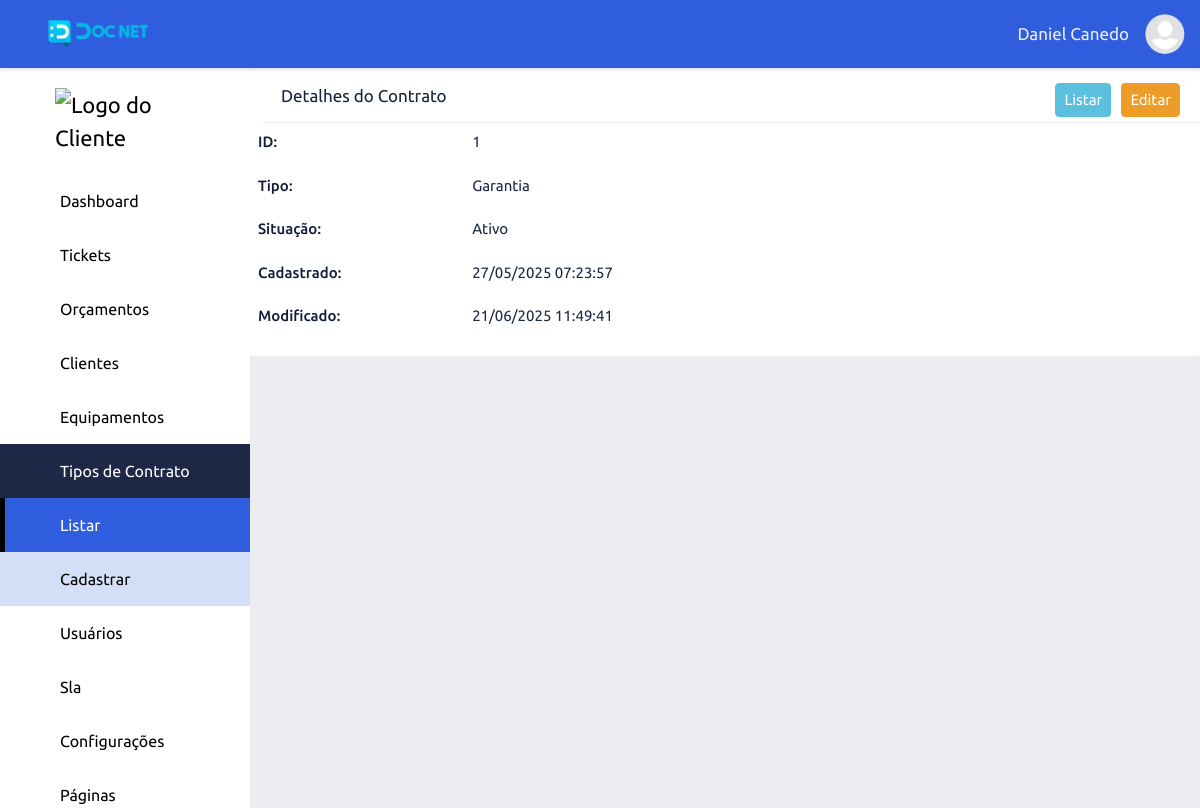
The page /view-contr/index/1 (signed in) on the database its author committed.
### tables this page shows
CREATE TABLE `adms_levels_pages` (
  `id` int NOT NULL,
  `permission` int NOT NULL DEFAULT '2',
  `order_level_page` int NOT NULL,
  `print_menu` int NOT NULL DEFAULT '2' COMMENT '1 - Apresentar no menu, 2 - Não apresentar no menu',
  `dropdown` int NOT NULL DEFAULT '2' COMMENT '1 - Dropdow , 2 - não dropdow',
  `adms_access_level_id` int NOT NULL,
  `adms_page_id` int NOT NULL,
  `adms_items_menu_id` int NOT NULL DEFAULT '1',
  `created` datetime NOT NULL,
  `modified` datetime DEFAULT NULL
);

CREATE TABLE `adms_pages` (
  `id` int NOT NULL,
  `controller` varchar(220) NOT NULL,
  `metodo` varchar(220) NOT NULL,
  `menu_controller` varchar(220) NOT NULL,
  `menu_metodo` varchar(220) NOT NULL,
  `name_page` varchar(220) NOT NULL,
  `publish` int NOT NULL DEFAULT '2',
  `icon` varchar(45) DEFAULT NULL,
  `obs` text,
  `adms_sits_pgs_id` int NOT NULL DEFAULT '2',
  `adms_types_pgs_id` int NOT NULL,
  `adms_groups_pgs_id` int NOT NULL,
  `created` datetime NOT NULL,
  `modified` datetime DEFAULT NULL
);

CREATE TABLE `adms_items_menus` (
  `id` int NOT NULL,
  `name` varchar(220) NOT NULL,
  `icon` varchar(45) NOT NULL,
  `order_item_menu` int NOT NULL,
  `created` datetime NOT NULL,
  `modified` datetime DEFAULT NULL
);

CREATE TABLE `adms_contr` (
  `id` int NOT NULL,
  `name` varchar(220) DEFAULT NULL,
  `sit_cont` int NOT NULL,
  `empresa_id` int NOT NULL,
  `created` datetime NOT NULL,
  `modified` datetime DEFAULT NULL
);

CREATE TABLE `adms_contr_sit` (
  `id` int NOT NULL,
  `name` varchar(45) NOT NULL,
  `created` datetime NOT NULL,
  `modified` datetime DEFAULT NULL
);

### core/ConfigController.php (called while the page is built, shortened)
<?php
class ConfigController extends Config
{
    private string $urlController;
    private string $urlMetodo;
    private string $urlParameter;
    public function __construct()
    {
        if (!empty(filter_input(INPUT_GET, 'url', FILTER_DEFAULT))) {
            $this->url = filter_input(INPUT_GET, 'url', FILTER_DEFAULT);
            $this->urlArray = explode("/", $this->url);
            if (isset($this->urlArray[0])) {
                $this->urlController = $this->slugController($this->urlArray[0]);
            } else {
                $this->urlController = $this->slugController(CONTROLLER);
            }
            if (isset($this->urlArray[1])) {
                $this->urlMetodo = $this->slugMetodo($this->urlArray[1]);
            } else {
                $this->urlMetodo = $this->slugMetodo(METODO);
            }
            if (isset($this->urlArray[2])) {
                $this->urlParameter = $this->urlArray[2];
            } else {
                $this->urlParameter = "";
            }
        } else {
            $this->urlController = $this->slugController(CONTROLLERERRO);
            $this->urlMetodo = $this->slugMetodo(METODO);
            $this->urlParameter = "";
        }
    }
    private function slugController(string $slugController): string
    {
        $this->urlSlugController = $slugController;
        $this->urlSlugController = strtolower($this->urlSlugController);
        $this->urlSlugController = str_replace("-", " ", $this->urlSlugController);
        $this->urlSlugController = ucwords($this->urlSlugController);
        $this->urlSlugController = str_replace(" ", "", $this->urlSlugController);
        return $this->urlSlugController;
    }
    private function slugMetodo(string $urlSlugMetodo): string
    {
        $this->urlSlugMetodo = $this->slugController($urlSlugMetodo);
        $this->urlSlugMetodo = lcfirst($this->urlSlugMetodo);
        return $this->urlSlugMetodo;
    }
    public function loadPage(): void
    {
        $loadPgAdm = new \Core\CarregarPgAdmLevel();
        $loadPgAdm->loadPage($this->urlController, $this->urlMetodo, $this->urlParameter);
    }
}

### index.php (called while the page is built, shortened)
<?php
$home = new Core\ConfigController();
$home->loadPage();

### app/adms/Models/helper/AdmsRead.php (called while the page is built, shortened)
<?php
class AdmsRead extends AdmsConn
{
    private string $select;
    private array $values = [];
    private object $query;
    public function fullRead(string $query, string|null $parseString = null): void
    {
        $this->select = $query;
        if (!empty($parseString)) {
            parse_str($parseString, $this->values);
        }
        $this->exeInstruction();
    }
    private function exeInstruction(): void
    {
        $this->connection();
        try {
            $this->exeParameter();
            $this->query->execute();
            $this->result = $this->query->fetchAll();
        } catch (PDOException $err) {
            $this->result = null;
        }
    }
    private function connection(): void
    {
        $this->conn = $this->connectDb();
        $this->query = $this->conn->prepare($this->select);
        $this->query->setFetchMode(PDO::FETCH_ASSOC);
    }
    private function exeParameter(): void
    {
        if ($this->values) {
            foreach ($this->values as $link => $value) {
                if (($link == 'limit') or ($link == 'offset') or ($link == 'id')) {
                    $value = (int) $value;
                }
                $this->query->bindValue(":{$link}", $value, (is_int($value) ? PDO::PARAM_INT : PDO::PARAM_STR));
            }
        }
    }
}

### app/adms/Models/helper/AdmsConn.php (called while the page is built, shortened)
<?php
abstract class AdmsConn
{
    private string $host = HOST;
    private string $user = USER;
    private string $pass = PASS;
    private string $dbname = DBNAME;
    protected function connectDb(): object
    {
        try {
            $this->connect = new PDO("mysql:host={$this->host};dbname=" . $this->dbname, $this->user, $this->pass);
            return $this->connect;
        } catch (PDOException $err) {
            die("Erro - 001: Por favor tente novamente. Caso o problema persista, entre em contato o administrador " . EMAILADM);
        }
    }
}

### app/adms/Models/helper/AdmsMenu.php (called while the page is built, shortened)
<?php
class AdmsMenu
{
    public function itemMenu(): array|null|bool
    {
        $listMenu = new \App\adms\Models\helper\AdmsRead();
        $listMenu->fullRead(
            "SELECT lev_pag.id AS id_lev_pag, lev_pag.dropdown, lev_pag.adms_page_id,
                        pag.id AS id_pag, pag.menu_controller, pag.menu_metodo, pag.name_page, pag.icon,
                        itm_men.id AS id_itm_men, itm_men.name name_itm_men, itm_men.icon icon_itm_men
                        FROM adms_levels_pages AS lev_pag
                        INNER JOIN adms_pages AS pag ON pag.id=lev_pag.adms_page_id
                        INNER JOIN adms_items_menus AS itm_men ON itm_men.id=lev_pag.adms_items_menu_id
                        WHERE ((lev_pag.adms_access_level_id =:adms_access_level_id)
                        AND (lev_pag.permission = 1))
                        AND print_menu = 1
                        AND adms_sits_pgs_id = 1
                        ORDER BY itm_men.order_item_menu, lev_pag.order_level_page ASC",
            "adms_access_level_id=" . $_SESSION['adms_access_level_id']
        );
        $this->resultBd = $listMenu->getResult();
        if ($this->resultBd) {
            return $this->resultBd;
        } else {
            return false;
        }
    }
}

### app/adms/Models/AdmsViewContr.php (called while the page is built, shortened)
<?php
class AdmsViewContr
{
    public function viewContr(int $id): void
    {
        $this->id = $id;
        $viewContr = new \App\adms\Models\helper\AdmsRead();
        $viewContr->fullRead("SELECT cont.id as id_cont, cont.name as name_cont, sit.name AS situacao, emp.nome_fantasia AS nome_fantasia_emp, cont.created as created, cont.modified  as modified
                FROM adms_contr AS cont
                INNER JOIN adms_emp_principal AS emp ON emp.id=cont.empresa_id
                INNER JOIN adms_contr_sit AS sit ON sit.id=cont.sit_cont
                WHERE cont.id = :cont_id", "cont_id={$this->id}");
    }
}

### app/adms/Views/contratos/viewContr.php (the view, shortened to what this page needs)
<div class="wrapper">
    <div class="row">
        <div class="top-list">
            <span class="title-content">Detalhes do Contrato</span>
            <div class="top-list-right">
                <?php
                if ($this->data['button']['list_contr']) {
                    echo "<a href='" . URLADM . "list-contr/index' class='btn-info'>Listar</a> ";
                }
                if (!empty($this->data['viewContr'])) {
                    if ($this->data['button']['edit_contr']) {
                        echo "<a href='" . URLADM . "edit-contr/index/" . $this->data['viewContr'][0]['id_cont'] . "' class='btn-warning'>Editar</a> ";
                    }
                }
                ?>
            </div>
        </div>
        <div class="content-adm-alert">
        </div>
        <div class="content-adm">
            <?php
            if (!empty($this->data['viewContr'])) {
                extract($this->data['viewContr'][0]);
            ?>
                <div class="view-det-adm">
                    <span class="view-adm-title">ID: </span>
                    <span class="view-adm-info"><?php echo $id_cont; ?></span>
                </div>
                <div class="view-det-adm">
                    <span class="view-adm-title">Tipo: </span>
                    <span class="view-adm-info"><?php echo $name_cont; ?></span>
                </div>
                <div class="view-det-adm">
                    <span class="view-adm-title">Situação: </span>
                    <span class="view-adm-info"><?php echo $situacao; ?></span>
                </div>
                <div class="view-det-adm">
                    <span class="view-adm-title">Cadastrado: </span>
                    <span class="view-adm-info"><?php echo date('d/m/Y H:i:s', strtotime($created)); ?></span>
                </div>
                <div class="view-det-adm">
                    <span class="view-adm-title">Modificado: </span>
                    <span class="view-adm-info"><?php if (!empty($modified)){echo date('d/m/Y H:i:s', strtotime($modified));}?></span>
                </div>
            <?php
            }
            ?>
        </div>
    </div>
</div>

### app/adms/Views/include/menu.php (shortened to what this page needs)
<?php
$sidebar_active = "";
if (isset($this->data['sidebarActive'])) {
    $sidebar_active = $this->data['sidebarActive'];
}
?>
<div class="content">
    <div class="sidebar">
    <div class="logo-adm">
        <?php
        if(!empty ($_SESSION['set_clie'])){
            echo "<img src='" . URLADM . "app/adms/assets/image/logo/clientes/". $_SESSION['emp_user']."/{$_SESSION['logo_emp_prin']}' width='140' alt='Logo do Cliente'>";
        } else{
            echo "<img src='" . URLADM . "app/adms/assets/image/logo/clientes/icon_user.png' width='140' alt='Logo do Cliente'>";
        }
        ?>
    </div>
        <?php
        if ((isset($this->data['menu'])) and ($this->data['menu'])) {
            $count_drop_start = 0;
            $count_drop_end = 0;
            foreach ($this->data['menu'] as $item_menu) {
                extract($item_menu);
                $active_item_menu = "";
                if ($sidebar_active == $menu_controller) {
                    $active_item_menu = "active";
                }
                if ($dropdown == 1) {
                    if ($count_drop_start != $id_itm_men) {
                        if (($count_drop_end == 1) and ($count_drop_start != 0)) {
                            echo "</div>";
                            $count_drop_end = 0;
                        }
                        echo "<button class='dropdown-btn btn-active$id_itm_men'>";
                        echo "<i class='icon $icon_itm_men'></i><span>$name_itm_men</span><i class='fa-solid fa-caret-down'></i>";
                        echo "</button>";
                        echo "<div class='dropdown-container cont-active$id_itm_men'>";
                    }
                    echo "<a href='" . URLADM . "$menu_controller/$menu_metodo' class='sidebar-nav active$id_itm_men $active_item_menu'><i class='icon $icon'></i><span></span>$name_page</a>";
                    $count_drop_start = $id_itm_men;
                    $count_drop_end = 1;
                } else {
                    if ($count_drop_end == 1) {
                        echo "</div>";
                        $count_drop_end = 0;
                    }
                    echo "<a href='" . URLADM . "$menu_controller/$menu_metodo' class='sidebar-nav $active_item_menu'><i class='icon $icon'></i><span></span>$name_page</a>";
                }
            }
        }
        ?>
    </div>

### rows shown on the page
adms_levels_pages: adms_page.name_page "Dashboard"
adms_levels_pages: adms_items_menu.name "Tickets"
adms_levels_pages: adms_items_menu.name "Orçamentos"
adms_levels_pages: adms_items_menu.name "Clientes"
adms_levels_pages: adms_items_menu.name "Equipamentos"
adms_levels_pages: adms_items_menu.name "Tipos de Contrato", adms_page.name_page "Listar"
adms_levels_pages: adms_page.name_page "Cadastrar"
adms_levels_pages: adms_items_menu.name "Usuários"
adms_levels_pages: adms_items_menu.name "Sla"
adms_levels_pages: adms_items_menu.name "Configurações"
adms_levels_pages: adms_items_menu.name "Páginas"
adms_contr: id "1", name "Garantia", sit_cont.name "Ativo", created "27/05/2025 07:23:57", modified "21/06/2025 11:49:41"

### other values the page prints
$_SESSION['user_nickname'] "Daniel Canedo"
